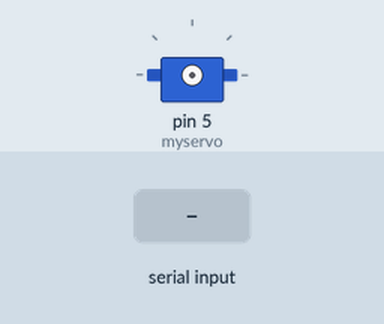
The sketch below on a simulated Arduino Uno, built with avr-gcc and run on an emulated ATmega328P. On the bench: servo. Inputs (shaded band) come from the test bench. What the sketch prints to the serial monitor is not drawn.

Above: at 11.2 s.
11.3 s: "1" received over the second serial link
At 13.6 s:
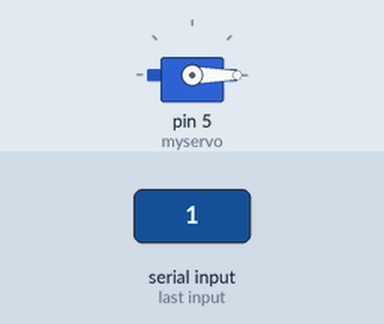
13.9 s: "49" received over the second serial link
Timing chart, 0 to 16.9 s (numbered marks = the images above; inputs shaded):
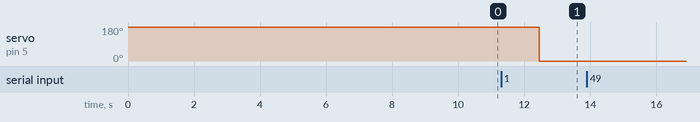

Measured:
- after the input at 11.3 s, servo on pin 5 (myservo): 180° → 0° after 1.2 s
- after the input at 13.9 s, every drawn part: stays the same

The sketch:

servotest.ino
```cpp
#include <Servo.h>
#include <SoftwareSerial.h>//Software Serial Port
#define RxD         8
#define TxD         9


const int buttonPin = 4;  // the number of the pushbutton pin, D4
int buttonState;          // the state of the button


Servo myservo;  // create servo object to control a servo
// twelve servo objects can be created on most boards

int pos = 0;    // variable to store the servo position
SoftwareSerial blueToothSerial(RxD, TxD);

void setup() {
  Serial.begin(9600);
  while(!Serial){
    ;
  }
  Serial.print("Started/n");
  pinMode(RxD, INPUT);
  pinMode(TxD, OUTPUT);
  setupBlueToothConnection();
  Serial.flush();
  blueToothSerial.flush();
}

void loop() {
  char recvChar;
  static unsigned char state = 0;
  if(blueToothSerial.available()>0){
    String a = String(blueToothSerial.read());
    Serial.print(a);
    if(a=="49"){
        myservo.attach(5);
        Serial.print("startturn");
        myservo.write(180);
        delay(1000);
        Serial.print("endturn");
        myservo.write(0);
        delay(1000);
        myservo.detach();
        //hi
    }
  }

  delay(200);
}

void setupBlueToothConnection()
{
  blueToothSerial.begin(9600);

  blueToothSerial.print("AT");
  delay(2000);

  blueToothSerial.print("AT+BAUD4");
  delay(2000);

  blueToothSerial.print("AT+ROLES");
  delay(2000);

  blueToothSerial.print("AT+NAMESlave");   // set the bluetooth name as "Slave" ,the length of bluetooth name must less than 12 characters.
  delay(2000);

  blueToothSerial.print("AT+AUTH1");
  delay(2000);

  blueToothSerial.flush();
  Serial.print("Finished\n");
}
```
